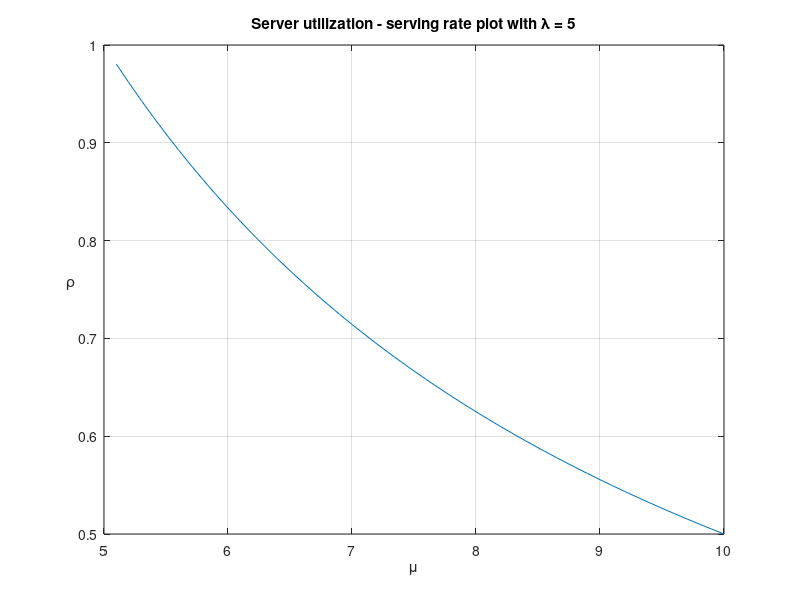
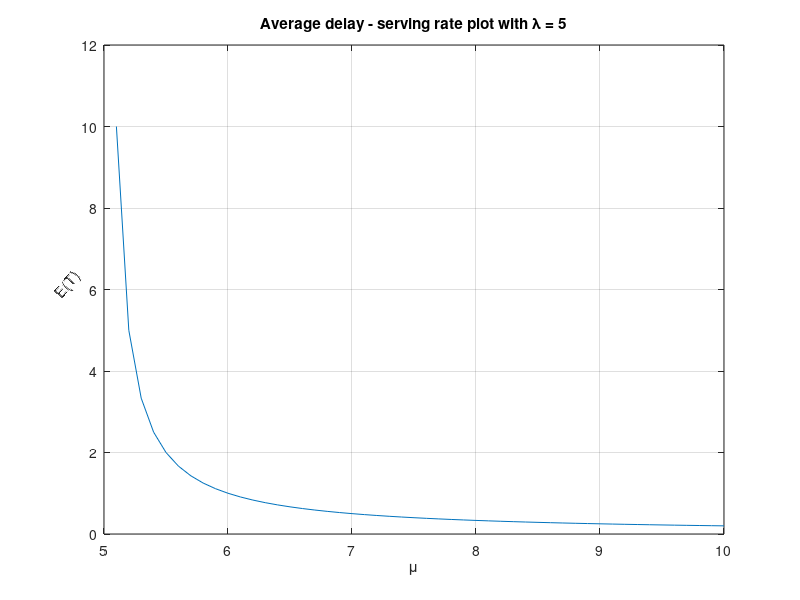
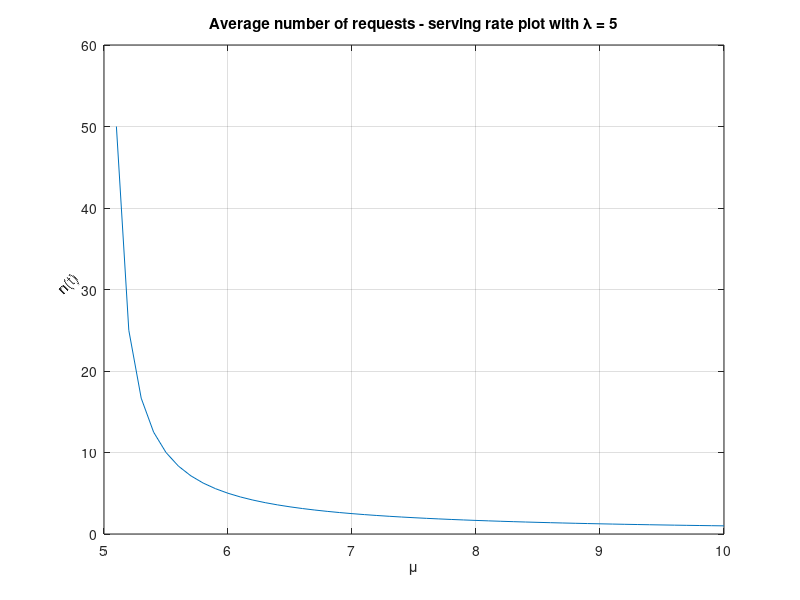
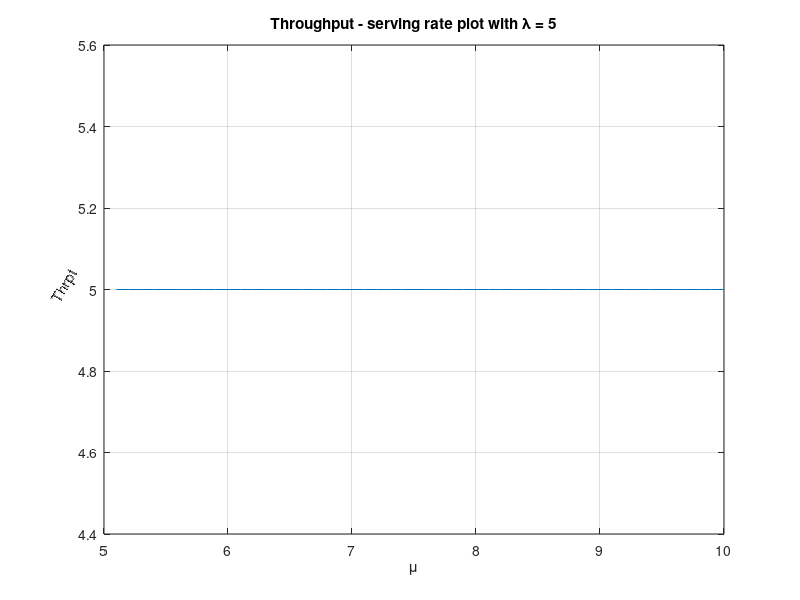

The MATLAB script that drew these images, in order:
pkg load queueing;

clc;
clear all;
close all;

% System M/M/1

samples = 51;

lambda = 5 * ones(1, samples-1);
mu = linspace(5,10, samples);
mu = mu(2:end);

[U, R, Q, X, ~] = qsmm1(lambda, mu);

% Utilization to serving rate plot

figure(1);
plot(mu, U);
ylabel('\rho', 'Rotation', 0);
xlabel('\mu');
grid on;
title('Server utilization - serving rate plot with \lambda = 5');

% Average delay to serving rate plot
% E(T) = \frac{1}{mu - lambda}

figure(2);
plot(mu, R);
ylabel('E(T)', 'Rotation', 50);
xlabel('\mu');
grid on;
title('Average delay - serving rate plot with \lambda = 5');

% Average number of requests to server serving rate plot

figure(3);
plot(mu, Q);
ylabel('n(t)', 'Rotation', 45);
xlabel('\mu');
grid on;
title('Average number of requests - serving rate plot with \lambda = 5');

% Throughput to server serving rate plot

figure(4);
plot(mu, X);
ylabel('Thrpt', 'Rotation', 60);
xlabel('\mu');
grid on;
title('Throughput - serving rate plot with \lambda = 5');

%% Comparing systems with two servers

% M/M/2
lambda = 10;
mu = 10;

[~, R, ~, ~, ~] = qsmmm(lambda, mu, 2);

disp(['The average delay for M/M/2 with mu = 10 is ', num2str(R)]);

% 2 M/M/1

lambdas = [5, 5];
mus = [10, 10];

[~, R, ~, ~, ~] = qsmm1(lambdas, mus);


disp(['The average delay for 2x M/M/1 with mu = 10 is ', num2str(mean(R))]);

%% system M/M/1/4
lambda = 5;
mu = 10;
states = [0,1,2,3,4]; % system with capacity 4 states
initial_state = [1,0,0,0,0];

% births and deaths
births_B = ones(1,4);
for i = 1:length(births_B)
  births_B(i) = lambda/i;
endfor

deaths_D = mu *  ones(1,4);

% step i.
% get the transition matrix of the birth-death process
transition_matrix = ctmcbd(births_B,deaths_D);

disp('The trainsition matrix is:');
disp(transition_matrix);

% step ii.
% get the ergodic probabilities of the system
P = ctmc(transition_matrix);

disp('The ergodic probabilities are:');
disp(P);

% plot the ergodic probabilities (bar for bar chart)
figure(5);
bar(states,P,"r",0.5);

% step iii
% average number of customers in the system
avg_customers = sum(states.*P);

disp('The average number of customers is:');
disp(avg_customers);

% step v
% Transient probabilities for all states
for i = 1:length(states)
  Prob = 0;
  index = 0;
  for T=0:0.01:50
    index = index + 1;
    Pi = ctmc(transition_matrix,T,initial_state);
    Prob(index) = Pi(i);
    if (abs(Pi(i) - P(i)) < 0.01 * P(i))
      break;
    endif
  endfor

  T = 0:0.01:T;
  figure(5+i);
  plot(T,Prob,"r","linewidth",1.3);
  title(["Transient response for state ", num2str(i-1)])
  xlabel("Time");
  ylabel("Probability");
endfor

% step vi

% Transient probabilities for all states
j = 0;
for mu = [1, 5, 20]
  j= j+1;
  deaths_D = mu *  ones(1,4);
  transition_matrix = ctmcbd(births_B,deaths_D);
  P = ctmc(transition_matrix);
  hf = figure(10+j);
  
  for i = 1:length(states)
    Prob = 0;
    index = 0;
    for T=0:0.01:50
      index = index + 1;
      Pi = ctmc(transition_matrix,T,initial_state);
      Prob(index) = Pi(i);
      if (abs(Pi(i) - P(i)) < 0.01 * P(i))
        break;
      endif
    endfor

    T = 0:0.01:T;
    subplot(3,2,i);
    plot(T,Prob,"r","linewidth",1.3);
    title(["Transient response for state ", num2str(i-1)])
    xlabel("Time");
    ylabel("Probability");
  endfor
endfor